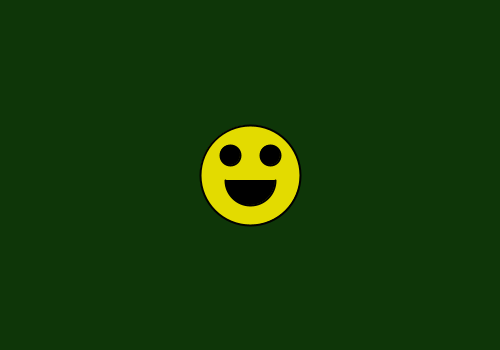
Frame 1 (no input)
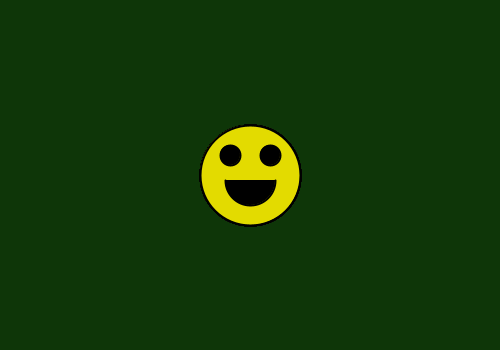
Frame 60 (the mouse pressed at the canvas centre just before this capture)
Frame 120 (the mouse held since frame 60 and released just before this capture): identical to frame 60, image omitted

The Processing sketch that drew these frames (run headless with seeded random() and noise(); from frame 60 on, the mouse is pressed at the canvas centre):

// Processing sketch: happy_function
// ── happy_function.pde
void setup()
{
  size(500, 350);
  background(14, 54, 8);
  smooth();
}

void draw()
{
  happy();
}

// happy face location
int faceX = 250;
int faceY = 175;
int faceWidth = 200;

void happy()
{
  //face
  strokeWeight(2);
  fill(227, 219, 0);
  circle(faceX, faceY, faceWidth/2);
  
  //eyes
  fill(0);
  circle(faceX - faceWidth/10, faceY - faceWidth/10, faceWidth/10);
  circle(faceX + faceWidth/10, faceY - faceWidth/10, faceWidth/10);
  
  // mouth
  arc(faceX, faceY + 5,50,50,0,PI);
}
